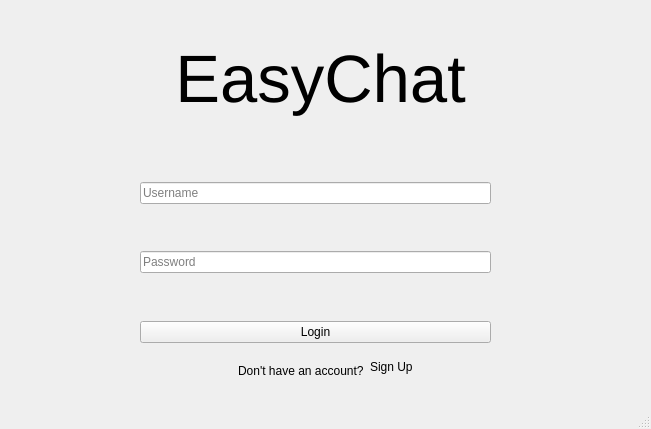
<?xml version="1.0" encoding="UTF-8"?>
<ui version="4.0">
 <class>login_window</class>
 <widget class="QMainWindow" name="login_window">
  <property name="geometry">
   <rect>
    <x>0</x>
    <y>0</y>
    <width>651</width>
    <height>429</height>
   </rect>
  </property>
  <property name="windowTitle">
   <string>Login</string>
  </property>
  <widget class="QWidget" name="centralwidget">
   <widget class="QWidget" name="title_widget">
    <property name="geometry">
     <rect>
      <x>90</x>
      <y>40</y>
      <width>461</width>
      <height>78</height>
     </rect>
    </property>
    <layout class="QHBoxLayout" name="Loginwindow_Group_Title">
     <item>
      <spacer name="horizontalSpacer">
       <property name="orientation">
        <enum>Qt::Horizontal</enum>
       </property>
       <property name="sizeHint" stdset="0">
        <size>
         <width>15</width>
         <height>17</height>
        </size>
       </property>
      </spacer>
     </item>
     <item>
      <widget class="QLabel" name="loginwindow_Title">
       <property name="font">
        <font>
         <pointsize>50</pointsize>
        </font>
       </property>
       <property name="text">
        <string>EasyChat</string>
       </property>
       <property name="alignment">
        <set>Qt::AlignCenter</set>
       </property>
      </widget>
     </item>
     <item>
      <spacer name="horizontalSpacer_2">
       <property name="orientation">
        <enum>Qt::Horizontal</enum>
       </property>
       <property name="sizeHint" stdset="0">
        <size>
         <width>15</width>
         <height>17</height>
        </size>
       </property>
      </spacer>
     </item>
    </layout>
   </widget>
   <widget class="QWidget" name="login_form_widget">
    <property name="geometry">
     <rect>
      <x>140</x>
      <y>140</y>
      <width>351</width>
      <height>203</height>
     </rect>
    </property>
    <layout class="QVBoxLayout" name="Loginwindow_Group_Login">
     <item>
      <spacer name="verticalSpacer1">
       <property name="orientation">
        <enum>Qt::Vertical</enum>
       </property>
       <property name="sizeHint" stdset="0">
        <size>
         <width>20</width>
         <height>20</height>
        </size>
       </property>
      </spacer>
     </item>
     <item>
      <widget class="QLineEdit" name="loginwindow_username_input">
       <property name="placeholderText">
        <string>Username</string>
       </property>
      </widget>
     </item>
     <item>
      <spacer name="verticalSpacer2">
       <property name="orientation">
        <enum>Qt::Vertical</enum>
       </property>
       <property name="sizeHint" stdset="0">
        <size>
         <width>20</width>
         <height>20</height>
        </size>
       </property>
      </spacer>
     </item>
     <item>
      <widget class="QLineEdit" name="loginwindow_userpassword_input">
       <property name="echoMode">
        <enum>QLineEdit::Password</enum>
       </property>
       <property name="placeholderText">
        <string>Password</string>
       </property>
      </widget>
     </item>
     <item>
      <spacer name="verticalSpacer3">
       <property name="orientation">
        <enum>Qt::Vertical</enum>
       </property>
       <property name="sizeHint" stdset="0">
        <size>
         <width>20</width>
         <height>20</height>
        </size>
       </property>
      </spacer>
     </item>
     <item>
      <widget class="QPushButton" name="loginwindow_login_button">
       <property name="text">
        <string>Login</string>
       </property>
      </widget>
     </item>
    </layout>
   </widget>
   <widget class="QWidget" name="signup_widget">
    <property name="geometry">
     <rect>
      <x>210</x>
      <y>360</y>
      <width>231</width>
      <height>22</height>
     </rect>
    </property>
    <layout class="QHBoxLayout" name="Loginwindow_Group_Signup">
     <item>
      <spacer name="horizontalSpacer3">
       <property name="orientation">
        <enum>Qt::Horizontal</enum>
       </property>
       <property name="sizeHint" stdset="0">
        <size>
         <width>110</width>
         <height>20</height>
        </size>
       </property>
      </spacer>
     </item>
     <item>
      <widget class="QLabel" name="signup_label">
       <property name="text">
        <string>Don't have an account?</string>
       </property>
      </widget>
     </item>
     <item>
      <widget class="QLabel" name="signup_link">
       <property name="text">
        <string>Sign Up</string>
       </property>
       <property name="textFormat">
        <enum>Qt::RichText</enum>
       </property>
       <property name="alignment">
        <set>Qt::AlignLeading</set>
       </property>
       <property name="openExternalLinks">
        <bool>true</bool>
       </property>
      </widget>
     </item>
     <item>
      <spacer name="horizontalSpacer4">
       <property name="orientation">
        <enum>Qt::Horizontal</enum>
       </property>
       <property name="sizeHint" stdset="0">
        <size>
         <width>110</width>
         <height>20</height>
        </size>
       </property>
      </spacer>
     </item>
    </layout>
   </widget>
  </widget>
  <widget class="QMenuBar" name="menubar">
   <property name="geometry">
    <rect>
     <x>0</x>
     <y>0</y>
     <width>651</width>
     <height>22</height>
    </rect>
   </property>
  </widget>
  <widget class="QStatusBar" name="statusbar"/>
 </widget>
 <resources/>
 <connections/>
</ui>
